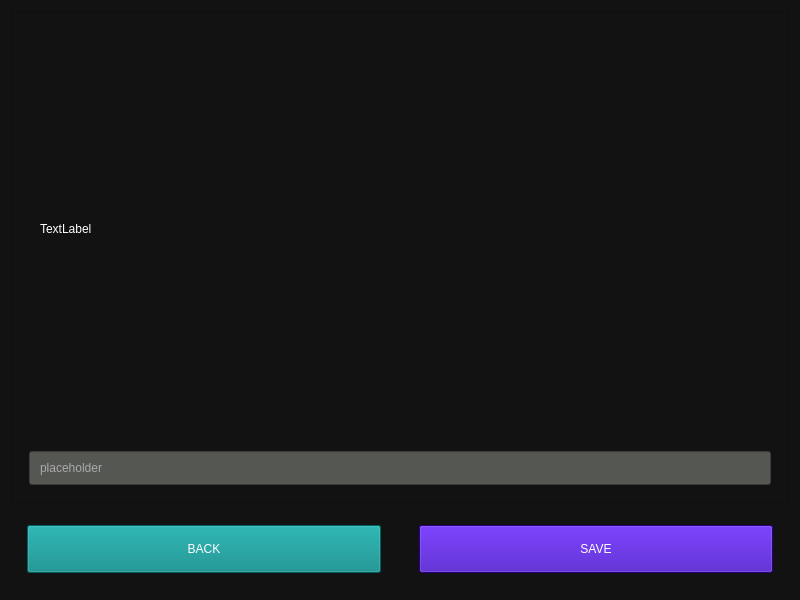
<?xml version="1.0" encoding="UTF-8"?>
<ui version="4.0">
 <class>Form</class>
 <widget class="QWidget" name="Form">
  <property name="geometry">
   <rect>
    <x>0</x>
    <y>0</y>
    <width>800</width>
    <height>600</height>
   </rect>
  </property>
  <property name="windowTitle">
   <string>Form</string>
  </property>
  <property name="styleSheet">
   <string notr="true">background-color: rgb(18, 18, 18);</string>
  </property>
  <layout class="QVBoxLayout" name="verticalLayout_5">
   <item>
    <layout class="QVBoxLayout" name="verticalLayout" stretch="10,2">
     <item>
      <widget class="QScrollArea" name="scrollArea">
       <property name="widgetResizable">
        <bool>true</bool>
       </property>
       <widget class="QWidget" name="scrollAreaWidgetContents">
        <property name="geometry">
         <rect>
          <x>0</x>
          <y>0</y>
          <width>778</width>
          <height>471</height>
         </rect>
        </property>
        <layout class="QVBoxLayout" name="verticalLayout_2">
         <item>
          <layout class="QVBoxLayout" name="verticalLayout_3">
           <item alignment="Qt::AlignVCenter">
            <widget class="QLabel" name="label">
             <property name="styleSheet">
              <string notr="true">background-color: rgba(0, 0, 0, 0);
font: 63 24pt &quot;FreeSans&quot;;
color: rgb(255, 255, 255);
padding: 8px;
margin: 8px;</string>
             </property>
             <property name="text">
              <string>TextLabel</string>
             </property>
            </widget>
           </item>
           <item>
            <widget class="QLineEdit" name="lineEdit">
             <property name="styleSheet">
              <string notr="true">background-color: rgb(85, 87, 83);
font: 63 24pt &quot;FreeSans&quot;;
color: rgb(255, 255, 255);
padding: 8px;
margin: 8px;</string>
             </property>
             <property name="placeholderText">
              <string>placeholder</string>
             </property>
            </widget>
           </item>
          </layout>
         </item>
         <item>
          <layout class="QVBoxLayout" name="verticalLayout_4"/>
         </item>
        </layout>
       </widget>
      </widget>
     </item>
     <item>
      <layout class="QHBoxLayout" name="horizontalLayout_2">
       <item>
        <widget class="QPushButton" name="pushButton">
         <property name="styleSheet">
          <string notr="true">background-color: rgb(1, 135, 134);
font: 81 24pt &quot;FreeSans&quot;;
color: rgb(255, 255, 255);
padding: 16px;
margin: 16px;</string>
         </property>
         <property name="text">
          <string>BACK</string>
         </property>
        </widget>
       </item>
       <item>
        <widget class="QPushButton" name="pushButton_2">
         <property name="styleSheet">
          <string notr="true">background-color: rgb(55, 0, 179);
font: 81 24pt &quot;FreeSans&quot;;
color: rgb(255, 255, 255);
padding: 16px;
margin: 16px;</string>
         </property>
         <property name="text">
          <string>SAVE</string>
         </property>
        </widget>
       </item>
      </layout>
     </item>
    </layout>
   </item>
  </layout>
 </widget>
 <resources/>
 <connections/>
</ui>
